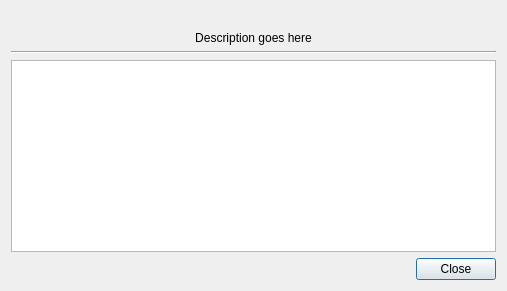
<?xml version="1.0" encoding="UTF-8"?>
<ui version="4.0">
 <class>AccountFactoryWrapper</class>
 <widget class="QDialog" name="AccountFactoryWrapper">
  <property name="geometry">
   <rect>
    <x>0</x>
    <y>0</y>
    <width>507</width>
    <height>150</height>
   </rect>
  </property>
  <property name="windowTitle">
   <string>Dialog</string>
  </property>
  <layout class="QVBoxLayout" name="verticalLayout">
   <item>
    <widget class="QLabel" name="factoryIcon">
     <property name="text">
      <string/>
     </property>
     <property name="alignment">
      <set>Qt::AlignCenter</set>
     </property>
    </widget>
   </item>
   <item>
    <widget class="QLabel" name="factoryDescription">
     <property name="text">
      <string>Description goes here</string>
     </property>
     <property name="alignment">
      <set>Qt::AlignCenter</set>
     </property>
    </widget>
   </item>
   <item>
    <spacer name="verticalSpacer">
     <property name="orientation">
      <enum>Qt::Vertical</enum>
     </property>
     <property name="sizeHint" stdset="0">
      <size>
       <width>20</width>
       <height>20</height>
      </size>
     </property>
    </spacer>
   </item>
   <item>
    <widget class="Line" name="line">
     <property name="orientation">
      <enum>Qt::Horizontal</enum>
     </property>
    </widget>
   </item>
   <item>
    <widget class="QTreeWidget" name="accountsList">
     <property name="sizePolicy">
      <sizepolicy hsizetype="Expanding" vsizetype="Minimum">
       <horstretch>0</horstretch>
       <verstretch>0</verstretch>
      </sizepolicy>
     </property>
     <property name="verticalScrollBarPolicy">
      <enum>Qt::ScrollBarAlwaysOff</enum>
     </property>
     <property name="horizontalScrollBarPolicy">
      <enum>Qt::ScrollBarAlwaysOff</enum>
     </property>
     <property name="autoScroll">
      <bool>false</bool>
     </property>
     <property name="selectionMode">
      <enum>QAbstractItemView::NoSelection</enum>
     </property>
     <property name="verticalScrollMode">
      <enum>QAbstractItemView::ScrollPerItem</enum>
     </property>
     <property name="rootIsDecorated">
      <bool>false</bool>
     </property>
     <property name="headerHidden">
      <bool>true</bool>
     </property>
     <property name="expandsOnDoubleClick">
      <bool>false</bool>
     </property>
     <column>
      <property name="text">
       <string notr="true">1</string>
      </property>
     </column>
    </widget>
   </item>
   <item>
    <widget class="QDialogButtonBox" name="buttonBox">
     <property name="orientation">
      <enum>Qt::Horizontal</enum>
     </property>
     <property name="standardButtons">
      <set>QDialogButtonBox::Close</set>
     </property>
    </widget>
   </item>
  </layout>
 </widget>
 <resources/>
 <connections/>
</ui>
